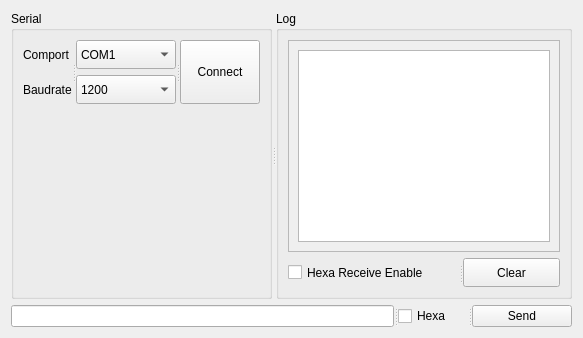
      <widget class="QWidget" name="serialTab">
       <property name="autoFillBackground">
        <bool>true</bool>
       </property>
       <attribute name="title">
        <string>Serial</string>
       </attribute>
       <layout class="QVBoxLayout" name="verticalLayout_18">
        <item>
         <layout class="QVBoxLayout" name="verticalLayout_17">
          <item>
           <widget class="QSplitter" name="splitter_3">
            <property name="orientation">
             <enum>Qt::Horizontal</enum>
            </property>
            <widget class="QGroupBox" name="groupBox_5">
             <property name="title">
              <string>Serial</string>
             </property>
             <layout class="QVBoxLayout" name="verticalLayout_16">
              <item>
               <widget class="QSplitter" name="splitter">
                <property name="orientation">
                 <enum>Qt::Horizontal</enum>
                </property>
                <widget class="QWidget" name="layoutWidget">
                 <layout class="QVBoxLayout" name="verticalLayout">
                  <item>
                   <widget class="QLabel" name="comLable">
                    <property name="text">
                     <string>Comport</string>
                    </property>
                   </widget>
                  </item>
                  <item>
                   <widget class="QLabel" name="baudrateLable">
                    <property name="text">
                     <string>Baudrate</string>
                    </property>
                   </widget>
                  </item>
                 </layout>
                </widget>
                <widget class="QWidget" name="layoutWidget">
                 <layout class="QVBoxLayout" name="verticalLayout_13">
                  <item>
                   <widget class="QComboBox" name="serial_comBox">
                    <property name="minimumSize">
                     <size>
                      <width>100</width>
                      <height>29</height>
                     </size>
                    </property>
                    <item>
                     <property name="text">
                      <string>COM1</string>
                     </property>
                    </item>
                    <item>
                     <property name="text">
                      <string>COM2</string>
                     </property>
                    </item>
                    <item>
                     <property name="text">
                      <string>COM3</string>
                     </property>
                    </item>
                    <item>
                     <property name="text">
                      <string>COM4</string>
                     </property>
                    </item>
                    <item>
                     <property name="text">
                      <string>COM5</string>
                     </property>
                    </item>
                    <item>
                     <property name="text">
                      <string>COM6</string>
                     </property>
                    </item>
                    <item>
                     <property name="text">
                      <string>COM7</string>
                     </property>
                    </item>
                    <item>
                     <property name="text">
                      <string>COM8</string>
                     </property>
                    </item>
                    <item>
                     <property name="text">
                      <string>COM9</string>
                     </property>
                    </item>
                    <item>
                     <property name="text">
                      <string>COM10</string>
                     </property>
                    </item>
                    <item>
                     <property name="text">
                      <string>COM11</string>
                     </property>
                    </item>
                    <item>
                     <property name="text">
                      <string>COM12</string>
                     </property>
                    </item>
                    <item>
                     <property name="text">
                      <string>COM13</string>
                     </property>
                    </item>
                    <item>
                     <property name="text">
                      <string>COM14</string>
                     </property>
                    </item>
                    <item>
                     <property name="text">
                      <string>COM15</string>
                     </property>
                    </item>
                    <item>
                     <property name="text">
                      <string>COM16</string>
                     </property>
                    </item>
                    <item>
                     <property name="text">
                      <string>COM17</string>
                     </property>
                    </item>
                    <item>
                     <property name="text">
                      <string>COM18</string>
                     </property>
                    </item>
                    <item>
                     <property name="text">
                      <string>COM19</string>
                     </property>
                    </item>
                    <item>
                     <property name="text">
                      <string>COM20</string>
                     </property>
                    </item>
                   </widget>
                  </item>
                  <item>
                   <widget class="QComboBox" name="baudrate_comBox">
                    <property name="minimumSize">
                     <size>
                      <width>100</width>
                      <height>29</height>
                     </size>
                    </property>
                    <item>
                     <property name="text">
                      <string>1200</string>
                     </property>
                    </item>
                    <item>
                     <property name="text">
                      <string>2400</string>
                     </property>
                    </item>
                    <item>
                     <property name="text">
                      <string>4800</string>
                     </property>
                    </item>
                    <item>
                     <property name="text">
                      <string>9600</string>
                     </property>
                    </item>
                    <item>
                     <property name="text">
                      <string>19200</string>
                     </property>
                    </item>
                    <item>
                     <property name="text">
                      <string>38400</string>
                     </property>
                    </item>
                    <item>
                     <property name="text">
                      <string>57600</string>
                     </property>
                    </item>
                    <item>
                     <property name="text">
                      <string>112500</string>
                     </property>
                    </item>
                   </widget>
                  </item>
                 </layout>
                </widget>
                <widget class="QPushButton" name="serial_connectBtn">
                 <property name="text">
                  <string>Connect</string>
                 </property>
                </widget>
               </widget>
              </item>
              <item>
               <spacer name="verticalSpacer_3">
                <property name="orientation">
                 <enum>Qt::Vertical</enum>
                </property>
                <property name="sizeHint" stdset="0">
                 <size>
                  <width>20</width>
                  <height>40</height>
                 </size>
                </property>
               </spacer>
              </item>
             </layout>
            </widget>
            <widget class="QGroupBox" name="groupBox_6">
             <property name="title">
              <string>Log</string>
             </property>
             <layout class="QVBoxLayout" name="verticalLayout_29">
              <item>
               <layout class="QVBoxLayout" name="verticalLayout_15">
                <item>
                 <widget class="QScrollArea" name="scrollArea_2">
                  <property name="widgetResizable">
                   <bool>true</bool>
                  </property>
                  <widget class="QWidget" name="scrollAreaWidgetContents">
                   <property name="geometry">
                    <rect>
                     <x>0</x>
                     <y>0</y>
                     <width>377</width>
                     <height>377</height>
                    </rect>
                   </property>
                   <layout class="QVBoxLayout" name="verticalLayout_14">
                    <item>
                     <widget class="QTextBrowser" name="serial_logTxt">
                      <property name="lineWrapMode">
                       <enum>QTextEdit::NoWrap</enum>
                      </property>
                     </widget>
                    </item>
                   </layout>
                  </widget>
                 </widget>
                </item>
                <item>
                 <widget class="QSplitter" name="splitter_23">
                  <property name="orientation">
                   <enum>Qt::Horizontal</enum>
                  </property>
                  <widget class="QCheckBox" name="serial_checkBoxHexa">
                   <property name="maximumSize">
                    <size>
                     <width>200</width>
                     <height>16777215</height>
                    </size>
                   </property>
                   <property name="text">
                    <string>Hexa Receive Enable</string>
                   </property>
                  </widget>
                  <widget class="QPushButton" name="serial_btnClear">
                   <property name="minimumSize">
                    <size>
                     <width>0</width>
                     <height>29</height>
                    </size>
                   </property>
                   <property name="text">
                    <string>Clear</string>
                   </property>
                  </widget>
                 </widget>
                </item>
               </layout>
              </item>
             </layout>
            </widget>
           </widget>
          </item>
          <item>
           <widget class="QSplitter" name="splitter_2">
            <property name="orientation">
             <enum>Qt::Horizontal</enum>
            </property>
            <widget class="QLineEdit" name="serial_sendTxt">
             <property name="maximumSize">
              <size>
               <width>16777215</width>
               <height>29</height>
              </size>
             </property>
            </widget>
            <widget class="QCheckBox" name="serial_checkBoxHexaSend">
             <property name="maximumSize">
              <size>
               <width>70</width>
               <height>29</height>
              </size>
             </property>
             <property name="text">
              <string>Hexa</string>
             </property>
            </widget>
            <widget class="QPushButton" name="serial_sendBtn">
             <property name="maximumSize">
              <size>
               <width>100</width>
               <height>29</height>
              </size>
             </property>
             <property name="text">
              <string>Send</string>
             </property>
            </widget>
           </widget>
          </item>
         </layout>
        </item>
       </layout>
      </widget>
